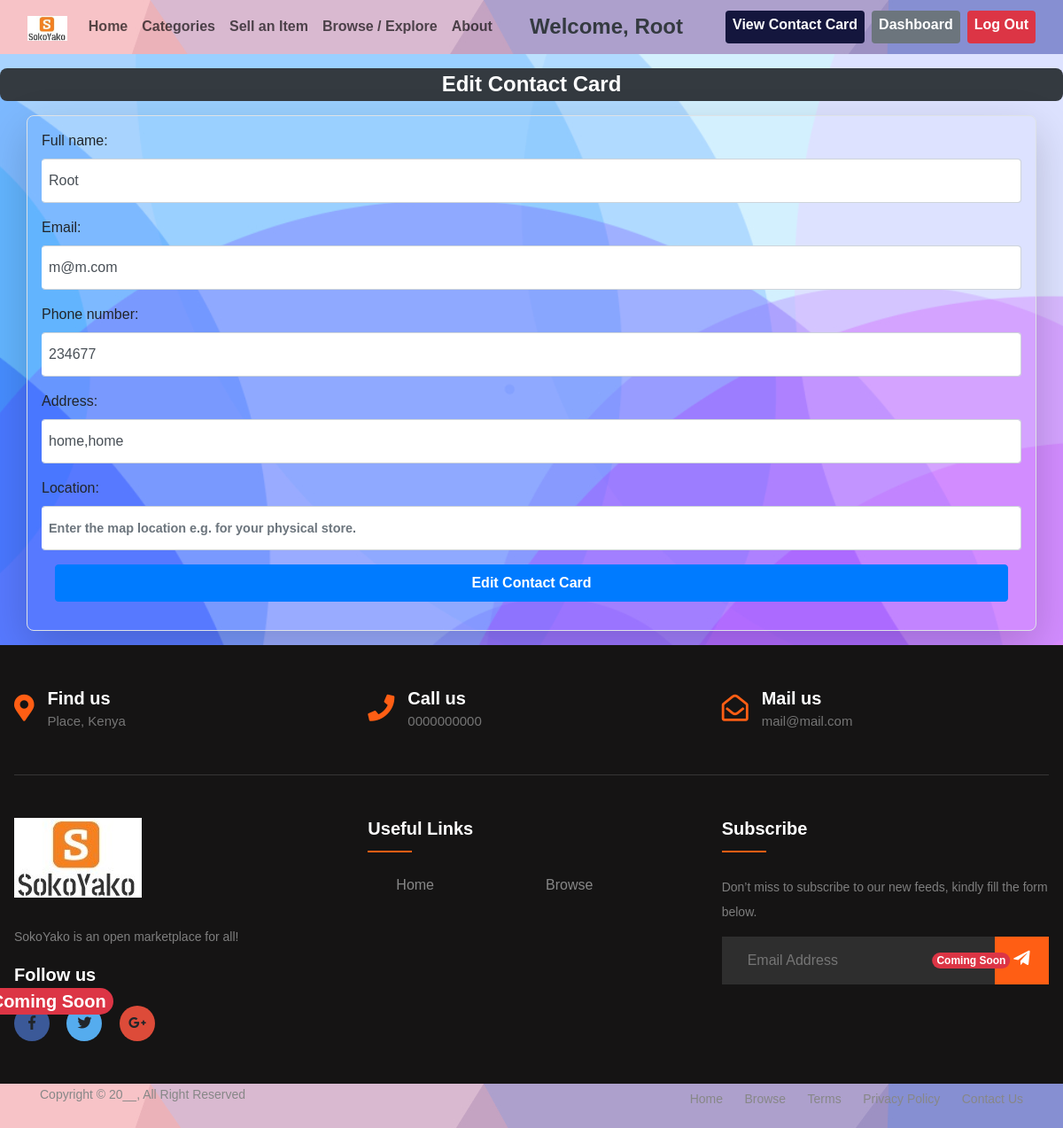
The page /edit-contact-card/ (signed in) on the database its author committed.
### base/models.py (models this page shows, shortened)
class ContactCard(models.Model):
    user = models.OneToOneField(User, on_delete=models.CASCADE)
    full_name = models.CharField(max_length=60)
    phone_number = models.CharField(max_length=15)
    email = models.EmailField()
    address = models.CharField(max_length=60)
    location = models.CharField(max_length=400, blank=True, null=True)

### base/views.py (the view)
# urls.py: path('edit-contact-card/', views.edit_contact_card, name='edit_contact_card'),
def edit_contact_card(request):
    user = request.user
    contact_card = get_object_or_404(ContactCard, user=user)
    if request.method == 'POST':
        form = EditContactCardForm(request.POST, instance=contact_card)
        if form.is_valid():
            form.save()
            messages.success(request, 'Contact Card updated successfully.')
            return redirect('base:view_contact_card')
    else:
        form = EditContactCardForm(instance=contact_card)
    return render(request, 'create_contact_card.html', {
        'form': form,
        'title': 'Edit Contact Card',
        'contact_card': contact_card
    })

### base/templates/create_contact_card.html (shortened to what this page needs)
{% extends 'layout.html' %}
{% load static %}
{% block data %}
    <h1 class="my-3 fs-3 text-center text-white fs-4 fw-bolder bg-dark p-1 rounded-3"> {{ title}}</h1>
    <div class="container justify-content-center align-items-center shadow-lg my-3 border border-light-subtle rounded-3 p-3">
        <form method="post" action=".">
            {{ form.as_p }}
            <div class="form-group col-lg-12 mx-auto mb-3">
                <button type="submit" class="btn btn-primary btn-block py-2">
                    <span class="font-weight-bold">{{ title}}</span>
                </button>
            </div>
        </form>
    </div>
{% endblock %}

### base/templates/layout.html (shortened to what this page needs)
{% load static %}
<!doctype html>
<html lang="en">
<head>
    <link rel="stylesheet" type="text/css" href="{% static 'css/styles.css' %}">
    <link href="https://cdn.jsdelivr.net/npm/bootstrap@5.3.2/dist/css/bootstrap.min.css" rel="stylesheet">
    <link rel="stylesheet" href="https://cdn.jsdelivr.net/npm/bootstrap@4.3.1/dist/css/bootstrap.min.css">
    <link rel="stylesheet" href="https://stackpath.bootstrapcdn.com/font-awesome/4.7.0/css/font-awesome.min.css">
    <link rel="stylesheet" href="https://cdnjs.cloudflare.com/ajax/libs/font-awesome/5.15.3/css/all.min.css" />
    <link rel="stylesheet" href="https://maxcdn.bootstrapcdn.com/bootstrap/4.1.3/css/bootstrap.min.css">
    <link rel="stylesheet" href="https://use.fontawesome.com/releases/v5.6.3/css/all.css">
</head>
<body>
<nav class="navbar navbar-expand-lg bgnav sticky-top">
    <div class="container-fluid fw-bolder">
        <a href="{% url 'base:index' %}" class="navbar-brand">
            <img src="{% static 'images/logo.jpg' %}" height="28" alt="logo">
        </a>
        <div class="collapse navbar-collapse" id="navbarCollapse">
            <div class="navbar-nav ">
                <a href="{% url 'base:index' %}" class="nav-item nav-link  {% if navbar == 'index' %}active{% endif %}">Home</a>
                <a href="{% url 'base:index' %}#categories" class="nav-item nav-link" tabindex="-1">Categories</a>
                <a href="{% url 'item:new' %}" class="nav-item nav-link {% if navbar == 'new' %}active{% endif %}">Sell an Item</a>
                <a href="{% url 'item:items' %}" class="nav-item nav-link {% if navbar == 'items' %}active{% endif %}">Browse / Explore</a>
                <a href="{% url 'base:about' %}" class="nav-item nav-link {% if navbar == 'about' %}active{% endif %}">About</a>
            </div>
            <div class="navbar-nav ms-auto">
                {% if request.user.is_authenticated %}
                    <h4 class="me-5 text-capitalize fw-bolder text-dark mt-2">Welcome, {{ user.username }}</h4>
                    {% if contact_card%}
                        <a href="{% url 'base:view_contact_card' %}" class="px-2 py-1 text-lg fw-bold btncolor text-white rounded d-inline-block text-decoration-none me-2 my-1">View Contact Card</a>
                    {% else %}
                        <a href="{% url 'base:create_contact_card' %}" class="px-2 py-1 text-lg fw-bold bg-success text-white rounded d-inline-block text-decoration-none me-2 my-1">Create Contact Card</a>
                    {% endif %}
                    <a href="{% url 'dashboard:dashboard' %}" class="px-2 py-1 text-lg fw-bold bg-secondary text-white rounded d-inline-block text-decoration-none me-2 my-1">Dashboard</a>
                    <a href="{% url 'base:logout' %}" class="px-2 py-1 text-lg fw-bold bg-danger text-white rounded d-inline-block text-decoration-none my-1">Log Out</a>
                {% endif %}
            </div>
        </div>
    </div>
</nav>
    {% block data %}
    {% endblock %}
<footer class="footer-section">
    <div class="container-fluid px-3">
        <div class="footer-cta pt-5 pb-5">
            <div class="row ">
                <div class="col-xl-4 col-md-4 mb-30">
                    <div class="single-cta">
                        <i class="fas fa-map-marker-alt"></i>
                        <div class="cta-text">
                            <h4>Find us</h4>
                            <span>Place, Kenya</span>
                        </div>
                    </div>
                </div>
                <div class="col-xl-4 col-md-4 mb-30">
                    <div class="single-cta">
                        <i class="fas fa-phone"></i>
                        <div class="cta-text">
                            <h4>Call us</h4>
                            <span>0000000000</span>
                        </div>
                    </div>
                </div>
                <div class="col-xl-4 col-md-4 mb-30">
                    <div class="single-cta">
                        <i class="far fa-envelope-open"></i>
                        <div class="cta-text">
                            <h4>Mail us</h4>
                            <span>mail@mail.com</span>
                        </div>
                    </div>
                </div>
            </div>
        </div>
        <div class="footer-content pt-5 pb-5">
            <div class="row ">
                <div class="col-xl-4 col-lg-4 mb-50">
                    <div class="footer-widget">
                        <div class="footer-logo">
                            <a href="{% url 'base:index' %}"><img src="{% static 'images/logo.jpg' %}" class="img-fluid" alt="logo"></a>
                        </div>
                        <div class="footer-text">
                            <p>SokoYako is an open marketplace for all!</p>
                        </div>
                        <div class="footer-social-icon position-relative">
                            <span>Follow us</span>
                            <a ><i class="fab fa-facebook-f facebook-bg"></i></a>
                            <a ><i class="fab fa-twitter twitter-bg"></i></a>
                            <a ><i class="fab fa-google-plus-g google-bg"></i></a>
                            <span class="position-absolute top-50 end-50 translate-middle badge rounded-pill bg-danger">
                                Coming Soon
                            </span>
                        </div>
                    </div>
                </div>
                <div class="col-xl-4 col-lg-4 col-md-6 mb-30">
                    <div class="footer-widget">
                        <div class="footer-widget-heading">
                            <h3>Useful Links</h3>
                        </div>
                        <ul>
                            <li><p><a href=".">Home</a></p></li>
                            <li><p><a href="{% url 'item:items' %}">Browse</a></p></li>
                        </ul>
                    </div>
                </div>
                <div class="col-xl-4 col-lg-4 col-md-6 mb-50">
                    <div class="footer-widget">
                        <div class="footer-widget-heading">
                            <h3>Subscribe</h3>
                        </div>
                        <div class="footer-text mb-25">
                            <p>Don’t miss to subscribe to our new feeds, kindly fill the form below.</p>
                        </div>
                        <div class="subscribe-form">
                            <form action="#">
                                <input type="text" placeholder="Email Address " disabled>
                                <button disabled><i class="fab fa-telegram-plane"></i></button>
                                <span class="position-absolute top-50 end-0 translate-middle badge rounded-pill bg-danger">
                                    Coming Soon
                                </span>
                            </form>
                        </div>
                    </div>
                </div>
            </div>
        </div>
    </div>
    <div class="copyright-area sticky-bottom bgnav">
        <div class="container">
            <div class="row">
                <div class="col-xl-6 col-lg-6 text-center text-lg-left">
                    <div class="copyright-text">
                        <p>Copyright &copy; 20__, All Right Reserved</p>
                    </div>
                </div>
                <div class="col-xl-6 col-lg-6 d-none d-lg-block text-right">
                    <div class="footer-menu">
                        <ul>
                            <li><a href="#">Home</a></li>
                            <li><a href="{% url 'item:items' %}">Browse</a></li>
                            <li><a href="">Terms</a></li>
                            <li><a href="" class="disabled">Privacy Policy</a></li>
                            <li><a href="">Contact Us</a></li>
                        </ul>
                    </div>
                </div>
            </div>
        </div>
    </div>
</footer>
</body>
</html>

### static/css/styles.css (style rules this page uses)
body { min-height: 100vh; background-size: cover; background-position: center; font-family: "Trebuchet MS",sans-serif; height: auto; }
.border-md { border-width: 2px; }
.form-control:not(select) { padding: 1.5rem 0.5rem; }
.form-control::placeholder { color: #ccc; font-weight: bold; font-size: 0.9rem; }
h1 { font-size: 80px; }
ul { margin: 0px; padding: 0px; }
.footer-section { background: #151414; position: relative; }
.footer-cta { border-bottom: 1px solid #373636; }
.single-cta i { color: #ff5e14; font-size: 30px; float: left; margin-top: 8px; }
.cta-text { padding-left: 15px; display: inline-block; }
.cta-text h4 { color: #fff; font-size: 20px; font-weight: 600; margin-bottom: 2px; }
.cta-text span { color: #757575; font-size: 15px; }
.footer-content { position: relative; z-index: 2; }
.footer-logo { margin-bottom: 30px; }
.footer-logo img { max-width: 200px; }
.footer-text p { margin-bottom: 14px; font-size: 14px; color: #7e7e7e; line-height: 28px; }
.footer-social-icon span { color: #fff; display: block; font-size: 20px; font-weight: 700; font-family: 'Poppins', sans-serif; margin-bottom: 20px; }
.footer-social-icon a { color: #fff; font-size: 16px; margin-right: 15px; }
.footer-social-icon i { height: 40px; width: 40px; text-align: center; line-height: 38px; border-radius: 50%; }
.facebook-bg { background: #3B5998; }
.twitter-bg { background: #55ACEE; }
.google-bg { background: #DD4B39; }
.footer-widget-heading h3 { color: #fff; font-size: 20px; font-weight: 600; margin-bottom: 40px; position: relative; }
.footer-widget-heading h3::before { content: ""; position: absolute; left: 0; bottom: -15px; height: 2px; width: 50px; background: #ff5e14; }
.footer-widget ul li { display: inline-flex; float: left; width: 50%; margin-bottom: 12px; }
.footer-widget ul li a { color: #878787; text-transform: capitalize; }
.subscribe-form { position: relative; overflow: hidden; }
.subscribe-form input { width: 100%; padding: 14px 28px; background: #2E2E2E; border: 1px solid #2E2E2E; color: #fff; }
.subscribe-form button { position: absolute; right: 0; background: #ff5e14; padding: 13px 20px; border: 1px solid #ff5e14; top: 0; }
.subscribe-form button i { color: #fff; font-size: 22px; transform: rotate(-6deg); }
.copyright-area { background: #202020; padding: 5px 0; }
.copyright-text p { margin: 0; font-size: 14px; color: #878787; line-height: 1.0; }
.footer-menu li { display: inline-block; margin-left: 20px; }
.footer-menu li a { font-size: 14px; color: #878787; }
:root { --background-dark: #2d3548; --text-light: rgba(255, 255, 255, 0.6); --text-lighter: rgba(255, 255, 255, 0.9); --spacing-s: 8px; --spacing-m: 16px; --spacing-l: 24px; --spacing-xl: 32px; --spacing-xxl: 64px; --width-container: 1200px; }
* { border: 0; margin: 0; padding: 0; box-sizing: border-box; }

### rows shown on the page
ContactCard: full_name "Root", email "m@m.com", phone_number "234677", address "home,home"

### other values the page prints
{{ user.username }} "Root"
{{ title }} "Edit Contact Card"
